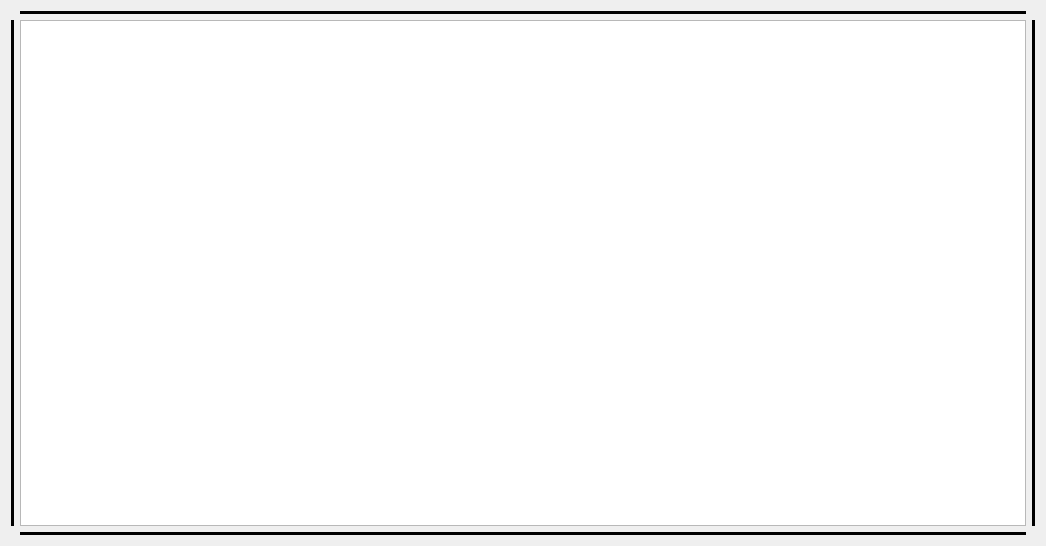
<?xml version="1.0" encoding="UTF-8"?>
<ui version="4.0">
 <class>niveles</class>
 <widget class="QWidget" name="niveles">
  <property name="geometry">
   <rect>
    <x>0</x>
    <y>0</y>
    <width>1046</width>
    <height>546</height>
   </rect>
  </property>
  <property name="minimumSize">
   <size>
    <width>1046</width>
    <height>546</height>
   </size>
  </property>
  <property name="windowTitle">
   <string>Form</string>
  </property>
  <property name="styleSheet">
   <string notr="true"/>
  </property>
  <layout class="QGridLayout" name="gridLayout">
   <item row="1" column="3">
    <widget class="Line" name="line_2">
     <property name="frameShadow">
      <enum>QFrame::Plain</enum>
     </property>
     <property name="lineWidth">
      <number>100</number>
     </property>
     <property name="midLineWidth">
      <number>100</number>
     </property>
     <property name="orientation">
      <enum>Qt::Vertical</enum>
     </property>
    </widget>
   </item>
   <item row="6" column="2">
    <widget class="Line" name="line_4">
     <property name="frameShadow">
      <enum>QFrame::Plain</enum>
     </property>
     <property name="lineWidth">
      <number>100</number>
     </property>
     <property name="midLineWidth">
      <number>100</number>
     </property>
     <property name="orientation">
      <enum>Qt::Horizontal</enum>
     </property>
    </widget>
   </item>
   <item row="1" column="0">
    <widget class="Line" name="line">
     <property name="styleSheet">
      <string notr="true">#line{
background-color: rgb(255, 255, 0);
}</string>
     </property>
     <property name="frameShadow">
      <enum>QFrame::Plain</enum>
     </property>
     <property name="lineWidth">
      <number>10</number>
     </property>
     <property name="midLineWidth">
      <number>10</number>
     </property>
     <property name="orientation">
      <enum>Qt::Vertical</enum>
     </property>
    </widget>
   </item>
   <item row="0" column="2">
    <widget class="Line" name="line_3">
     <property name="frameShadow">
      <enum>QFrame::Plain</enum>
     </property>
     <property name="lineWidth">
      <number>100</number>
     </property>
     <property name="midLineWidth">
      <number>2000</number>
     </property>
     <property name="orientation">
      <enum>Qt::Horizontal</enum>
     </property>
    </widget>
   </item>
   <item row="1" column="2">
    <widget class="QGraphicsView" name="graphicsView">
     <property name="minimumSize">
      <size>
       <width>0</width>
       <height>0</height>
      </size>
     </property>
     <property name="maximumSize">
      <size>
       <width>1800</width>
       <height>1500</height>
      </size>
     </property>
     <property name="styleSheet">
      <string notr="true"/>
     </property>
    </widget>
   </item>
  </layout>
  <zorder>line_2</zorder>
  <zorder>line</zorder>
  <zorder>line_3</zorder>
  <zorder>line_4</zorder>
  <zorder>graphicsView</zorder>
 </widget>
 <resources/>
 <connections/>
</ui>
